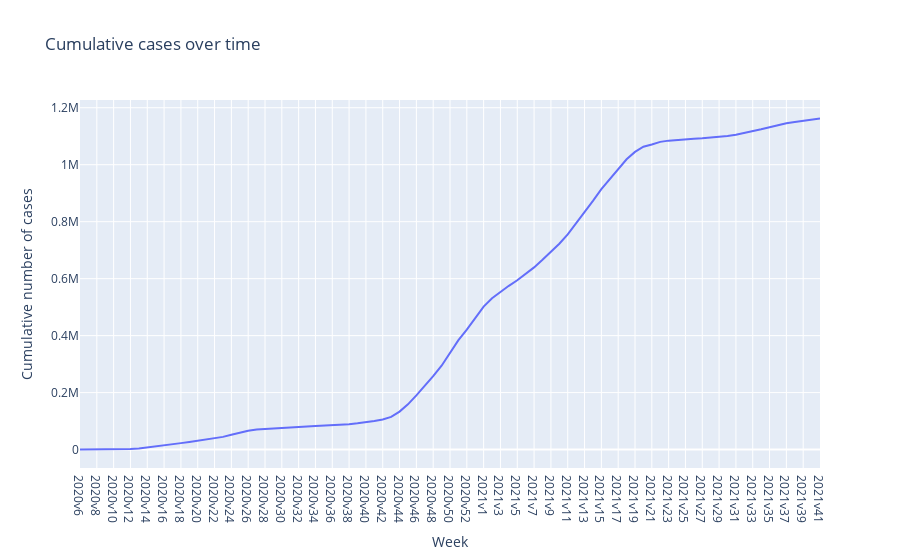

The notebook cell this image was saved under:
### Code cell
fig = px.line(covid19_cases, x="Vecka", y="Kum_antal_fall", title="Cumulative cases over time",
            labels={"Vecka": "Week", "Kum_antal_fall": "Cumulative number of cases"})
fig.update_layout(hovermode="x")
fig.update_xaxes(
    showspikes=True,
    spikedash="solid"
)
fig.show()
fig.write_html("visualizations/CumulativeCasesPerWeek.html")

### Figure 1 — Plotly figure (JSON) as saved in the notebook; plotly's stock layout.template omitted (floating-point values rounded to 4 significant figures)
{"data": [{"hovertemplate": "Week=%{x}<br>Cumulative number of cases=%{y}<extra></extra>", "legendgroup": "", "line": {"color": "#636efa", "dash": "solid"}, "marker": {"symbol": "circle"}, "mode": "lines", "name": "", "orientation": "v", "showlegend": false, "type": "scatter", "x": ["2020v6", "2020v7", "2020v8", "2020v9", "2020v10", "2020v11", "2020v12", "2020v13", "2020v14", "2020v15", "2020v16", "2020v17", "2020v18", "2020v19", "2020v20", "2020v21", "2020v22", "2020v23", "2020v24", "2020v25", "2020v26", "2020v27", "2020v28", "2020v29", "2020v30", "2020v31", "2020v32", "2020v33", "2020v34", "2020v35", "2020v36", "2020v37", "2020v38", "2020v39", "2020v40", "2020v41", "2020v42", "2020v43", "2020v44", "2020v45", "2020v46", "2020v47", "2020v48", "2020v49", "2020v50", "2020v51", "2020v52", "2020v53", "2021v1", "2021v2", "2021v3", "2021v4", "2021v5", "2021v6", "2021v7", "2021v8", "2021v9", "2021v10", "2021v11", "2021v12", "2021v13", "2021v14", "2021v15", "2021v16", "2021v17", "2021v18", "2021v19", "2021v20", "2021v21", "2021v22", "2021v23", "2021v24", "2021v25", "2021v26", "2021v27", "2021v28", "2021v29", "2021v30", "2021v31", "2021v32", "2021v33", "2021v34", "2021v35", "2021v36", "2021v37", "2021v38", "2021v39", "2021v40", "2021v41"], "xaxis": "x", "y": [1, 1, 1, 14, 225, 1063, 1987, 3944, 7173, 10913, 14665, 18868, 22700, 26853, 30722, 34381, 38661, 44682, 51805, 58878, 66333, 70612, 72791, 74413, 75729, 77285, 79299, 81351, 83038, 84238, 85570, 87162, 89242, 92161, 95803, 100081, 105701, 114856, 133330, 158735, 190054, 221998, 257558, 294395, 338026, 384203, 421337, 462660, 502115, 531057, 554287, 574947, 594552, 615835, 639450, 666140, 693888, 722443, 755476, 793357, 831743, 872890, 913928, 949960, 985266, 1018946, 1044862, 1063031, 1071005, 1080099, 1084493, 1087341, 1089323, 1091192, 1092706, 1094587, 1097249, 1100708, 1105316, 1111136, 1117602, 1124290, 1131526, 1139498, 1145764, 1150062, 1154303, 1158444, 1162506], "yaxis": "y"}], "layout": {"hovermode": "x", "legend": {"tracegroupgap": 0}, "title": {"text": "Cumulative cases over time"}, "xaxis": {"anchor": "y", "domain": [0, 1], "showspikes": true, "spikedash": "solid", "title": {"text": "Week"}}, "yaxis": {"anchor": "x", "domain": [0, 1], "title": {"text": "Cumulative number of cases"}}}}
